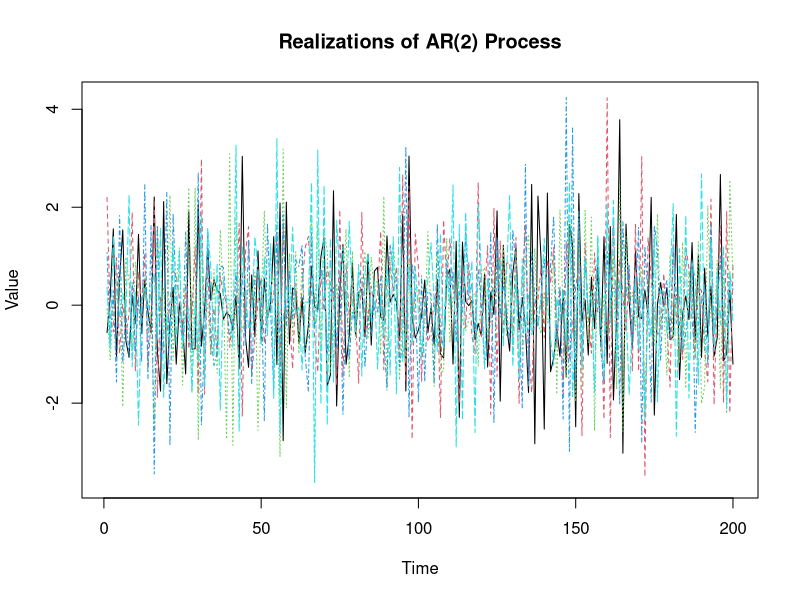
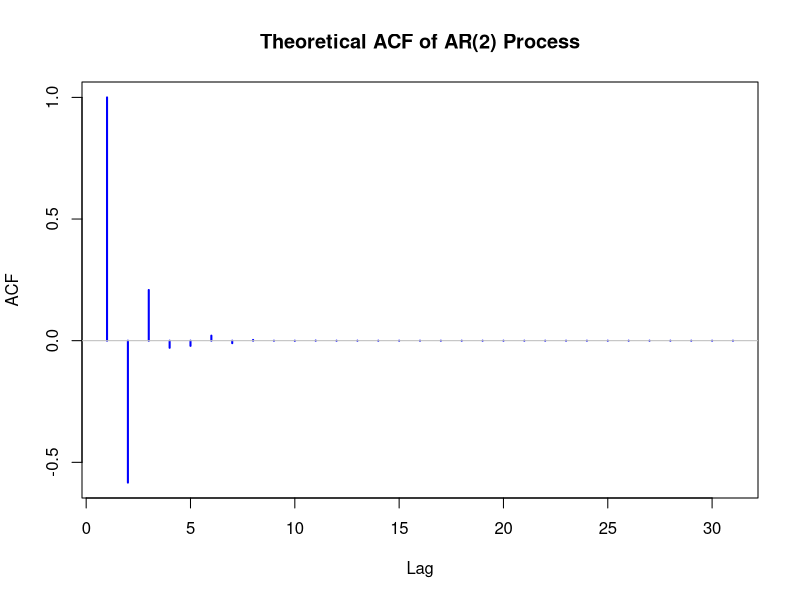
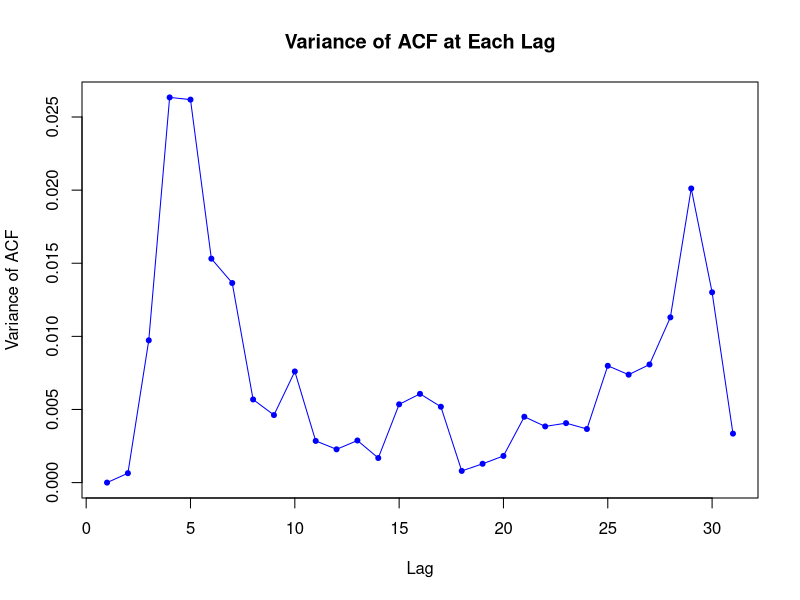
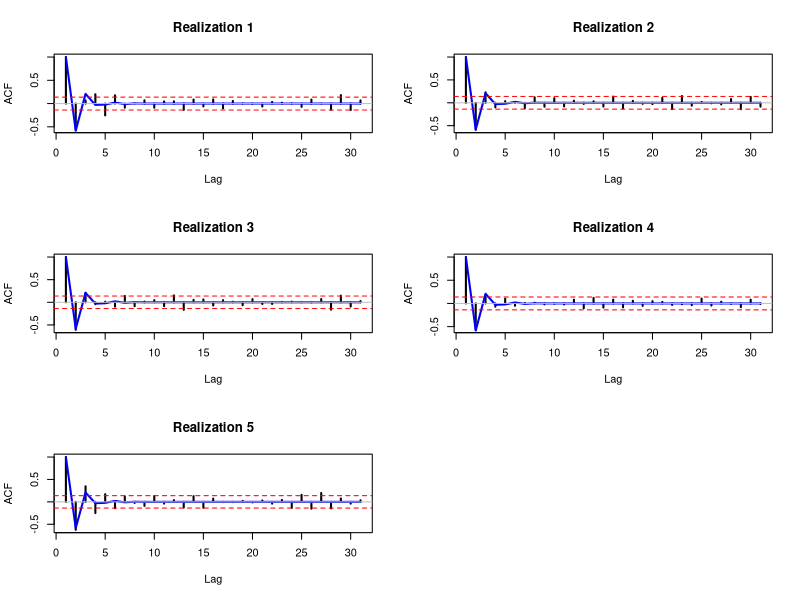
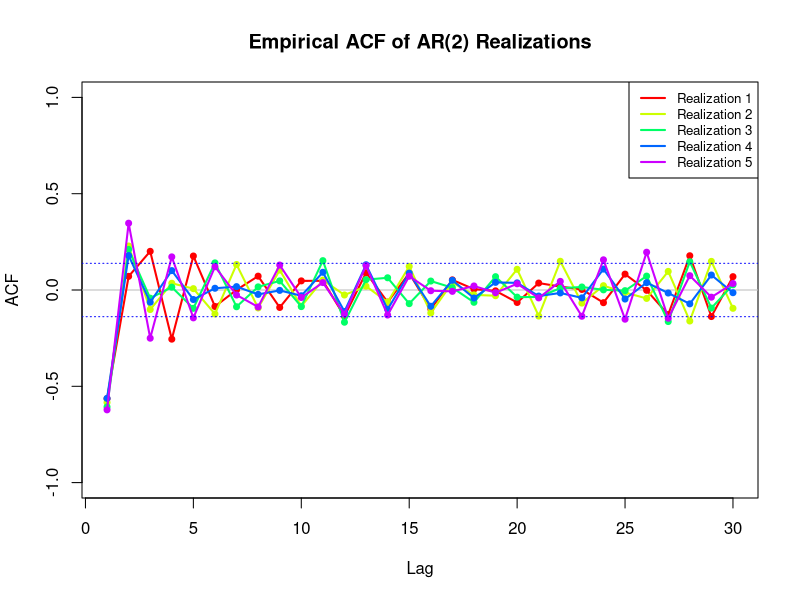
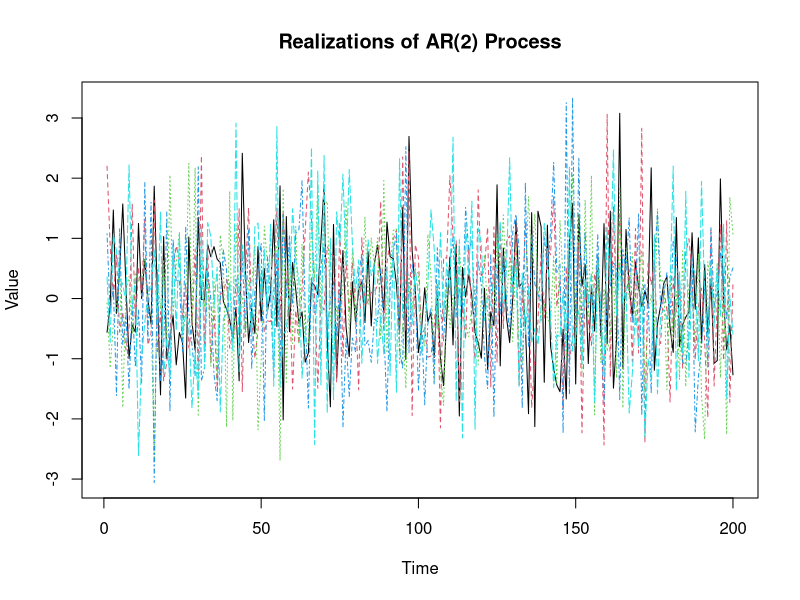
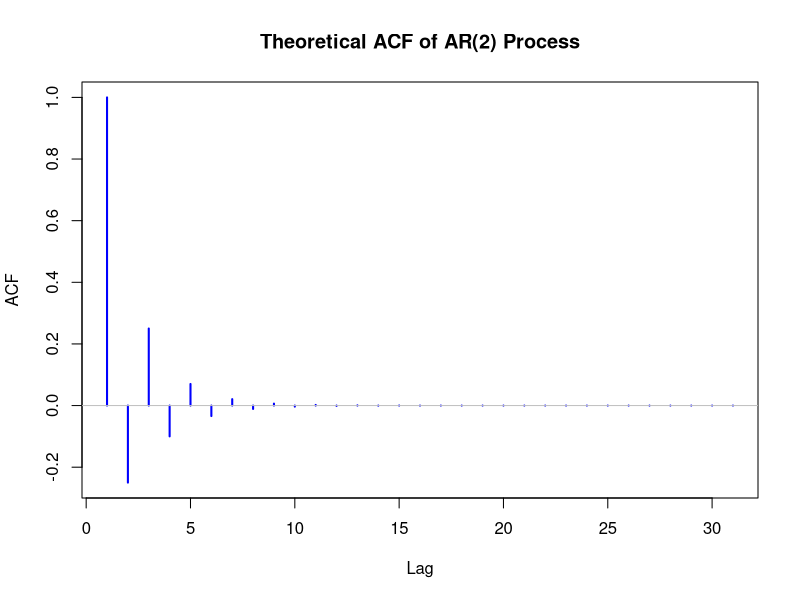
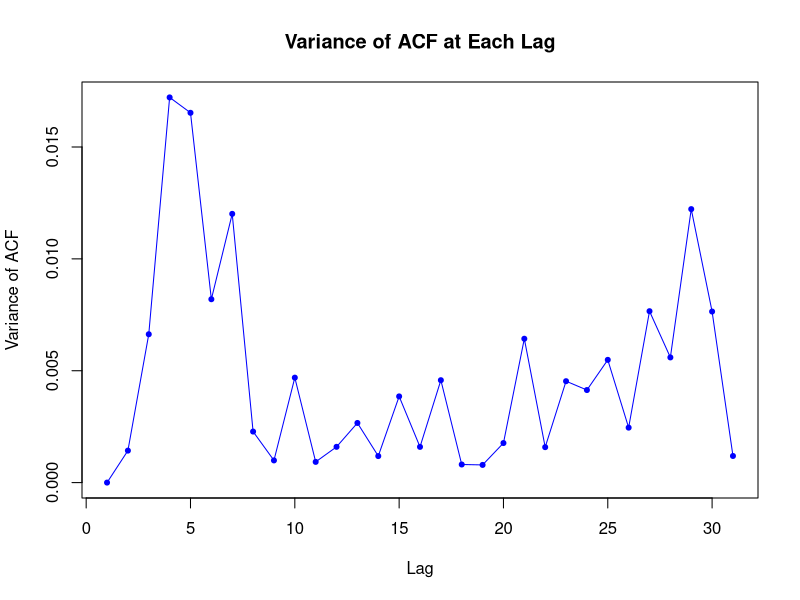

Here is the R script that generated these plots, in order:
# Function to check stationarity for a single set of phi1, phi2
check_stationarity <- function(phi1, phi2) {
  # Construct the polynomial (replace if you get a different polynomial)
  polynomial <- c(-0.7 , -0.2, 1) 

  # Solve for the roots
  roots <- polyroot(polynomial)

  # Print the roots
  print(paste0("Roots: ", roots))

  # Check if roots are within the unit circle
  all_within_unit_circle <- all(abs(roots) > 1)

  # Print the result
  if (all_within_unit_circle) {
    print("Stationary")
  } else {
    print("Not Stationary")
  }
}




































phi1 <- -0.7
phi2 <- -0.2

# Characteristic equation (using polynomial coefficients)
coeff <- c(1, phi1, phi2) # Note: the signs of phi1 and phi2 are inverted in the characteristic equation

# Solve for the roots of the polynomial
roots <- polyroot(coeff)

# Check if roots are inside the unit circle (stationarity condition)
stationary <- all(abs(roots) > 1)

# Print the results
print(roots)
print(paste0("Stationary: ", stationary))

# Set seed for reproducibility
set.seed(123)  # Feel free to change the seed number

# Number of realizations
n_realizations <- 5

# Number of observations
n <- 200

# Simulate the realizations
simulations <- matrix(0, nrow = n, ncol = n_realizations) 
for (i in 1:n_realizations) {
  # Temporary storage for a single realization
  x <- numeric(n)

  # Generate the first two values (adjust if you have specific starting values)
  x[1] <- rnorm(1) 
  x[2] <- phi1 * x[1] + rnorm(1) 

  # Generate the rest of the series
  for (t in 3:n) {
    x[t] <- phi1 * x[t - 1] + phi2 * x[t - 2] + rnorm(1)
  }

  simulations[, i] <- x
}

# Calculate variances of each realization
realization_variances <- apply(simulations, 2, var) 

# Print the variances
print(realization_variances)

# Plot the realizations
matplot(simulations, type = "l", col = 1:n_realizations, 
        main = "Realizations of AR(2) Process", xlab = "Time", ylab = "Value")


# Number of lags for ACF
nlag <- 30

# Function to calculate theoretical ACF (Yule-Walker implementation)
calculate_theoretical_acf <- function(phi1, phi2, nlag) {
  if (nlag < 0) {
    stop("nlag must be non-negative")
  }

  acf_values <- numeric(nlag + 1)

  acf_values[1] <- 1 
  if (nlag >= 1) {
    acf_values[2] <- phi1 / (1 - phi2) 
  }

  for (k in 3:(nlag + 1)) {
    acf_values[k] <- phi1 * acf_values[k - 1] + phi2 * acf_values[k - 2]
  }

  return(acf_values)
}

# Calculate theoretical ACF 
theoretical_acf <- calculate_theoretical_acf(phi1, phi2, nlag)


# Plot the theoretical ACF
plot(theoretical_acf, type = "h", lwd = 2, col = "blue",
     main = "Theoretical ACF of AR(2) Process", xlab = "Lag", ylab = "ACF")

# Add reference line at zero
abline(h = 0, col = "gray")


# Calculate theoretical ACF 
theoretical_acf <- calculate_theoretical_acf(phi1, phi2, nlag)

# Function to calculate empirical ACF
empirical_acf <- function(x, nlag) {
  acf(x, lag.max = nlag, type = "correlation", plot = FALSE)$acf 
}

# Calculate empirical ACFs for each realization
empirical_acfs <- apply(simulations, 2, empirical_acf, nlag = nlag)


# Calculate variances of the ACF at each lag
acf_variances <- apply(empirical_acfs, 1, var)  # Note: empirical_acfs might need to be transposed depending on its structure

# Print the variances of the ACF
print(acf_variances)

# Optionally, plot the variances of the ACF
plot(acf_variances, type = "o", pch = 20, col = "blue", xlab = "Lag", ylab = "Variance of ACF",
     main = "Variance of ACF at Each Lag")



# Determine layout for multiple plots
n_plots <- n_realizations  
plot_rows <- ceiling(sqrt(n_plots)) # Adjust if you want a different layout
plot_cols <- ceiling(n_plots / plot_rows) 

# Set up the plot with correct layout
par(mfrow = c(plot_rows, plot_cols)) 

# Confidence level for the ACF confidence intervals (95% confidence)
z <- 1.96
conf_int <- z / sqrt(n)

# Plot each ACF individually with confidence intervals
for (i in 1:n_realizations) {
  plot(empirical_acfs[, i], type = "h", lwd = 2, 
       main = paste0("Realization ", i), xlab = "Lag", ylab = "ACF")

  # Add theoretical ACF (with a different color)
  lines(theoretical_acf, col = "blue", lwd = 2)

  abline(h = 0, col = "gray") # Zero line for reference
  
  # Add confidence intervals
  abline(h = conf_int, col = "red", lty = 2) # Upper confidence interval
  abline(h = -conf_int, col = "red", lty = 2) # Lower confidence interval
}

# Reset to default single plotting area
par(mfrow = c(1, 1))


set.seed(123)

# Simulate the realizations
simulations <- matrix(0, nrow = n, ncol = n_realizations)
for (i in 1:n_realizations) {
  x <- numeric(n)
  x[1:2] <- rnorm(2)
  for (t in 3:n) {
    x[t] <- phi1 * x[t - 1] + phi2 * x[t - 2] + rnorm(1)
  }
  simulations[, i] <- x
}

plot(NULL, xlim=c(1, nlag), ylim=c(-1, 1), xlab="Lag", ylab="ACF",
     main="Empirical ACF of AR(2) Realizations")
abline(h=0, col="gray")
colors <- rainbow(n_realizations)

for (i in 1:n_realizations) {
  # Ensure that you get 30 lags exactly
  acf_values <- acf(simulations[, i], lag.max=nlag, plot = FALSE)$acf[1:(nlag+1)]
  lines(1:nlag, acf_values[-1], type="o", col=colors[i], pch=20, lwd=2)
}

# Add confidence interval lines
conf_int <- qnorm((1 + 0.95) / 2) / sqrt(n)
abline(h = c(-conf_int, conf_int), col = "blue", lty = "dotted")

# Add a legend to the top right
legend("topright", legend=paste("Realization", 1:n_realizations), 
       col=colors, lty=1, lwd=2, cex=0.8)






































## 1.7 i

phi1 <- -0.2
phi2 <- 0.2

# Characteristic equation (using polynomial coefficients)
coeff <- c(1, -phi1, -phi2) # Note: the signs of phi1 and phi2 are inverted in the characteristic equation

# Solve for the roots of the polynomial
roots <- polyroot(coeff)

# Check if roots are inside the unit circle (stationarity condition)
stationary <- all(abs(roots) > 1)

# Print the results
print(roots)
print(paste0("Stationary: ", stationary)) 

# Set seed for reproducibility
set.seed(123)  # Feel free to change the seed number

# Number of realizations
n_realizations <- 5

# Number of observations
n <- 200

# Simulate the realizations
simulations <- matrix(0, nrow = n, ncol = n_realizations) 
for (i in 1:n_realizations) {
  # Temporary storage for a single realization
  x <- numeric(n)

  # Generate the first two values (adjust if you have specific starting values)
  x[1] <- rnorm(1) 
  x[2] <- phi1 * x[1] + rnorm(1) 

  # Generate the rest of the series
  for (t in 3:n) {
    x[t] <- phi1 * x[t - 1] + phi2 * x[t - 2] + rnorm(1)
  }

  simulations[, i] <- x
}

# Calculate variances of each realization
realization_variances <- apply(simulations, 2, var) 

# Print the variances
print(realization_variances)

# Plot the realizations
matplot(simulations, type = "l", col = 1:n_realizations, 
        main = "Realizations of AR(2) Process", xlab = "Time", ylab = "Value")


# Number of lags for ACF
nlag <- 30

# Function to calculate theoretical ACF (Yule-Walker implementation)
calculate_theoretical_acf <- function(phi1, phi2, nlag) {
  if (nlag < 0) {
    stop("nlag must be non-negative")
  }

  acf_values <- numeric(nlag + 1)

  acf_values[1] <- 1 
  if (nlag >= 1) {
    acf_values[2] <- phi1 / (1 - phi2) 
  }

  for (k in 3:(nlag + 1)) {
    acf_values[k] <- phi1 * acf_values[k - 1] + phi2 * acf_values[k - 2]
  }

  return(acf_values)
}

# Calculate theoretical ACF 
theoretical_acf <- calculate_theoretical_acf(phi1, phi2, nlag)


# Plot the theoretical ACF
plot(theoretical_acf, type = "h", lwd = 2, col = "blue",
     main = "Theoretical ACF of AR(2) Process", xlab = "Lag", ylab = "ACF")

# Add reference line at zero
abline(h = 0, col = "gray")


# Calculate theoretical ACF 
theoretical_acf <- calculate_theoretical_acf(phi1, phi2, nlag)

# Function to calculate empirical ACF
empirical_acf <- function(x, nlag) {
  acf(x, lag.max = nlag, type = "correlation", plot = FALSE)$acf 
}

# Calculate empirical ACFs for each realization
empirical_acfs <- apply(simulations, 2, empirical_acf, nlag = nlag)


# Calculate variances of the ACF at each lag
acf_variances <- apply(empirical_acfs, 1, var)  # Note: empirical_acfs might need to be transposed depending on its structure

# Print the variances of the ACF
print(acf_variances)

# Optionally, plot the variances of the ACF
plot(acf_variances, type = "o", pch = 20, col = "blue", xlab = "Lag", ylab = "Variance of ACF",
     main = "Variance of ACF at Each Lag")



# Determine layout for multiple plots
n_plots <- n_realizations  
plot_rows <- ceiling(sqrt(n_plots)) # Adjust if you want a different layout
plot_cols <- ceiling(n_plots / plot_rows) 

# Set up the plot with correct layout
par(mfrow = c(plot_rows, plot_cols)) 

# Confidence level for the ACF confidence intervals (95% confidence)
z <- 1.96
conf_int <- z / sqrt(n)

# Plot each ACF individually with confidence intervals
for (i in 1:n_realizations) {
  plot(empirical_acfs[, i], type = "h", lwd = 2, 
       main = paste0("Realization ", i), xlab = "Lag", ylab = "ACF")

  # Add theoretical ACF (with a different color)
  lines(theoretical_acf, col = "blue", lwd = 2)

  abline(h = 0, col = "gray") # Zero line for reference
  
  # Add confidence intervals
  abline(h = conf_int, col = "red", lty = 2) # Upper confidence interval
  abline(h = -conf_int, col = "red", lty = 2) # Lower confidence interval
}

# Reset to default single plotting area
par(mfrow = c(1, 1))


set.seed(123)

# Simulate the realizations
simulations <- matrix(0, nrow = n, ncol = n_realizations)
for (i in 1:n_realizations) {
  x <- numeric(n)
  x[1:2] <- rnorm(2)
  for (t in 3:n) {
    x[t] <- phi1 * x[t - 1] + phi2 * x[t - 2] + rnorm(1)
  }
  simulations[, i] <- x
}

plot(NULL, xlim=c(1, nlag), ylim=c(-1, 1), xlab="Lag", ylab="ACF",
     main="Empirical ACF of AR(2) Realizations")
abline(h=0, col="gray")
colors <- rainbow(n_realizations)

for (i in 1:n_realizations) {
  # Ensure that you get 30 lags exactly
  acf_values <- acf(simulations[, i], lag.max=nlag, plot = FALSE)$acf[1:(nlag+1)]
  lines(1:nlag, acf_values[-1], type="o", col=colors[i], pch=20, lwd=2)
}

# Add confidence interval lines
conf_int <- qnorm((1 + 0.95) / 2) / sqrt(n)
abline(h = c(-conf_int, conf_int), col = "blue", lty = "dotted")

# Add a legend to the top right
legend("topright", legend=paste("Realization", 1:n_realizations), 
       col=colors, lty=1, lwd=2, cex=0.8)










## 1.7 ii

phi1 <- 0.7
phi2 <- 0.2

# Characteristic equation (using polynomial coefficients)
coeff <- c(1, -phi1, -phi2) # Note: the signs of phi1 and phi2 are inverted in the characteristic equation

# Solve for the roots of the polynomial
roots <- polyroot(coeff)

# Check if roots are inside the unit circle (stationarity condition)
stationary <- all(abs(roots) < 1)

# Print the results
print(roots)
print(paste0("Stationary: ", stationary))

# Set seed for reproducibility
set.seed(123)  # Feel free to change the seed number

# Number of realizations
n_realizations <- 5

# Number of observations
n <- 200

# Simulate the realizations
simulations <- matrix(0, nrow = n, ncol = n_realizations) 
for (i in 1:n_realizations) {
  # Temporary storage for a single realization
  x <- numeric(n)

  # Generate the first two values (adjust if you have specific starting values)
  x[1] <- rnorm(1) 
  x[2] <- phi1 * x[1] + rnorm(1) 

  # Generate the rest of the series
  for (t in 3:n) {
    x[t] <- phi1 * x[t - 1] + phi2 * x[t - 2] + rnorm(1)
  }

  simulations[, i] <- x
}

# Calculate variances of each realization
realization_variances <- apply(simulations, 2, var) 

# Print the variances
print(realization_variances)

# Plot the realizations
matplot(simulations, type = "l", col = 1:n_realizations, 
        main = "Realizations of AR(2) Process", xlab = "Time", ylab = "Value")


# Number of lags for ACF
nlag <- 30

# Function to calculate theoretical ACF (Yule-Walker implementation)
calculate_theoretical_acf <- function(phi1, phi2, nlag) {
  if (nlag < 0) {
    stop("nlag must be non-negative")
  }

  acf_values <- numeric(nlag + 1)

  acf_values[1] <- 1 
  if (nlag >= 1) {
    acf_values[2] <- phi1 / (1 - phi2) 
  }

  for (k in 3:(nlag + 1)) {
    acf_values[k] <- phi1 * acf_values[k - 1] + phi2 * acf_values[k - 2]
  }

  return(acf_values)
}

# Calculate theoretical ACF 
theoretical_acf <- calculate_theoretical_acf(phi1, phi2, nlag)


# Plot the theoretical ACF
plot(theoretical_acf, type = "h", lwd = 2, col = "blue",
     main = "Theoretical ACF of AR(2) Process", xlab = "Lag", ylab = "ACF")

# Add reference line at zero
abline(h = 0, col = "gray")


# Calculate theoretical ACF 
theoretical_acf <- calculate_theoretical_acf(phi1, phi2, nlag)

# Function to calculate empirical ACF
empirical_acf <- function(x, nlag) {
  acf(x, lag.max = nlag, type = "correlation", plot = FALSE)$acf 
}

# Calculate empirical ACFs for each realization
empirical_acfs <- apply(simulations, 2, empirical_acf, nlag = nlag)


# Calculate variances of the ACF at each lag
acf_variances <- apply(empirical_acfs, 1, var)  # Note: empirical_acfs might need to be transposed depending on its structure

# Print the variances of the ACF
print(acf_variances)

# Optionally, plot the variances of the ACF
plot(acf_variances, type = "o", pch = 20, col = "blue", xlab = "Lag", ylab = "Variance of ACF",
     main = "Variance of ACF at Each Lag")



# Determine layout for multiple plots
n_plots <- n_realizations  
plot_rows <- ceiling(sqrt(n_plots)) # Adjust if you want a different layout
plot_cols <- ceiling(n_plots / plot_rows) 

# Set up the plot with correct layout
par(mfrow = c(plot_rows, plot_cols)) 

# Confidence level for the ACF confidence intervals (95% confidence)
z <- 1.96
conf_int <- z / sqrt(n)

# Plot each ACF individually with confidence intervals
for (i in 1:n_realizations) {
  plot(empirical_acfs[, i], type = "h", lwd = 2, 
       main = paste0("Realization ", i), xlab = "Lag", ylab = "ACF")

  # Add theoretical ACF (with a different color)
  lines(theoretical_acf, col = "blue", lwd = 2)

  abline(h = 0, col = "gray") # Zero line for reference
  
  # Add confidence intervals
  abline(h = conf_int, col = "red", lty = 2) # Upper confidence interval
  abline(h = -conf_int, col = "red", lty = 2) # Lower confidence interval
}

# Reset to default single plotting area
par(mfrow = c(1, 1))


set.seed(123)

# Simulate the realizations
simulations <- matrix(0, nrow = n, ncol = n_realizations)
for (i in 1:n_realizations) {
  x <- numeric(n)
  x[1:2] <- rnorm(2)
  for (t in 3:n) {
    x[t] <- phi1 * x[t - 1] + phi2 * x[t - 2] + rnorm(1)
  }
  simulations[, i] <- x
}

plot(NULL, xlim=c(1, nlag), ylim=c(-1, 1), xlab="Lag", ylab="ACF",
     main="Empirical ACF of AR(2) Realizations")
abline(h=0, col="gray")
colors <- rainbow(n_realizations)

for (i in 1:n_realizations) {
  # Ensure that you get 30 lags exactly
  acf_values <- acf(simulations[, i], lag.max=nlag, plot = FALSE)$acf[1:(nlag+1)]
  lines(1:nlag, acf_values[-1], type="o", col=colors[i], pch=20, lwd=2)
}

# Add confidence interval lines
conf_int <- qnorm((1 + 0.95) / 2) / sqrt(n)
abline(h = c(-conf_int, conf_int), col = "blue", lty = "dotted")

# Add a legend to the top right
legend("topright", legend=paste("Realization", 1:n_realizations), 
       col=colors, lty=1, lwd=2, cex=0.8)











## 1.7 iii

phi1 <- -0.8
phi2 <- 0.2

# Characteristic equation (using polynomial coefficients)
coeff <- c(1, -phi1, -phi2) # Note: the signs of phi1 and phi2 are inverted in the characteristic equation

# Solve for the roots of the polynomial
roots <- polyroot(coeff)

# Check if roots are inside the unit circle (stationarity condition)
stationary <- all(abs(roots) > 1)

# Print the results
print(roots)
print(paste0("Stationary: ", stationary))

# Set seed for reproducibility
set.seed(123)  # Feel free to change the seed number

# Number of realizations
n_realizations <- 5

# Number of observations
n <- 200

# Simulate the realizations
simulations <- matrix(0, nrow = n, ncol = n_realizations) 
for (i in 1:n_realizations) {
  # Temporary storage for a single realization
  x <- numeric(n)

  # Generate the first two values (adjust if you have specific starting values)
  x[1] <- rnorm(1) 
  x[2] <- phi1 * x[1] + rnorm(1) 

  # Generate the rest of the series
  for (t in 3:n) {
    x[t] <- phi1 * x[t - 1] + phi2 * x[t - 2] + rnorm(1)
  }

  simulations[, i] <- x
}

# Calculate variances of each realization
realization_variances <- apply(simulations, 2, var) 

# Print the variances
print(realization_variances)

# Plot the realizations
matplot(simulations, type = "l", col = 1:n_realizations, 
        main = "Realizations of AR(2) Process", xlab = "Time", ylab = "Value")


# Number of lags for ACF
nlag <- 30

# Function to calculate theoretical ACF (Yule-Walker implementation)
calculate_theoretical_acf <- function(phi1, phi2, nlag) {
  if (nlag < 0) {
    stop("nlag must be non-negative")
  }

  acf_values <- numeric(nlag + 1)

  acf_values[1] <- 1 
  if (nlag >= 1) {
    acf_values[2] <- phi1 / (1 - phi2) 
  }

  for (k in 3:(nlag + 1)) {
    acf_values[k] <- phi1 * acf_values[k - 1] + phi2 * acf_values[k - 2]
  }

  return(acf_values)
}

# Calculate theoretical ACF 
theoretical_acf <- calculate_theoretical_acf(phi1, phi2, nlag)


# Plot the theoretical ACF
plot(theoretical_acf, type = "h", lwd = 2, col = "blue",
     main = "Theoretical ACF of AR(2) Process", xlab = "Lag", ylab = "ACF")

# Add reference line at zero
abline(h = 0, col = "gray")


# Calculate theoretical ACF 
theoretical_acf <- calculate_theoretical_acf(phi1, phi2, nlag)

# Function to calculate empirical ACF
empirical_acf <- function(x, nlag) {
  acf(x, lag.max = nlag, type = "correlation", plot = FALSE)$acf 
}

# Calculate empirical ACFs for each realization
empirical_acfs <- apply(simulations, 2, empirical_acf, nlag = nlag)


# Calculate variances of the ACF at each lag
acf_variances <- apply(empirical_acfs, 1, var)  # Note: empirical_acfs might need to be transposed depending on its structure

# Print the variances of the ACF
print(acf_variances)

# Optionally, plot the variances of the ACF
plot(acf_variances, type = "o", pch = 20, col = "blue", xlab = "Lag", ylab = "Variance of ACF",
     main = "Variance of ACF at Each Lag")



# Determine layout for multiple plots
n_plots <- n_realizations  
plot_rows <- ceiling(sqrt(n_plots)) # Adjust if you want a different layout
plot_cols <- ceiling(n_plots / plot_rows) 

# Set up the plot with correct layout
par(mfrow = c(plot_rows, plot_cols)) 

# Confidence level for the ACF confidence intervals (95% confidence)
z <- 1.96
conf_int <- z / sqrt(n)

# Plot each ACF individually with confidence intervals
for (i in 1:n_realizations) {
  plot(empirical_acfs[, i], type = "h", lwd = 2, 
       main = paste0("Realization ", i), xlab = "Lag", ylab = "ACF")

  # Add theoretical ACF (with a different color)
  lines(theoretical_acf, col = "blue", lwd = 2)

  abline(h = 0, col = "gray") # Zero line for reference
  
  # Add confidence intervals
  abline(h = conf_int, col = "red", lty = 2) # Upper confidence interval
  abline(h = -conf_int, col = "red", lty = 2) # Lower confidence interval
}

# Reset to default single plotting area
par(mfrow = c(1, 1))


set.seed(123)

# Simulate the realizations
simulations <- matrix(0, nrow = n, ncol = n_realizations)
for (i in 1:n_realizations) {
  x <- numeric(n)
  x[1:2] <- rnorm(2)
  for (t in 3:n) {
    x[t] <- phi1 * x[t - 1] + phi2 * x[t - 2] + rnorm(1)
  }
  simulations[, i] <- x
}

plot(NULL, xlim=c(1, nlag), ylim=c(-1, 1), xlab="Lag", ylab="ACF",
     main="Empirical ACF of AR(2) Realizations")
abline(h=0, col="gray")
colors <- rainbow(n_realizations)

for (i in 1:n_realizations) {
  # Ensure that you get 30 lags exactly
  acf_values <- acf(simulations[, i], lag.max=nlag, plot = FALSE)$acf[1:(nlag+1)]
  lines(1:nlag, acf_values[-1], type="o", col=colors[i], pch=20, lwd=2)
}

# Add confidence interval lines
conf_int <- qnorm((1 + 0.95) / 2) / sqrt(n)
abline(h = c(-conf_int, conf_int), col = "blue", lty = "dotted")

# Add a legend to the top right
legend("topright", legend=paste("Realization", 1:n_realizations), 
       col=colors, lty=1, lwd=2, cex=0.8)





## 1.7 iv

phi1 <- 0.85
phi2 <- 0.2

# Characteristic equation (using polynomial coefficients)
coeff <- c(1, -phi1, -phi2) # Note: the signs of phi1 and phi2 are inverted in the characteristic equation

# Solve for the roots of the polynomial
roots <- polyroot(coeff)

# Check if roots are inside the unit circle (stationarity condition)
stationary <- all(abs(roots) > 1)

# Print the results
print(roots)
print(paste0("Stationary: ", stationary))

# Set seed for reproducibility
set.seed(123)  # Feel free to change the seed number

# Number of realizations
n_realizations <- 5

# Number of observations
n <- 200

# Simulate the realizations
simulations <- matrix(0, nrow = n, ncol = n_realizations) 
for (i in 1:n_realizations) {
  # Temporary storage for a single realization
  x <- numeric(n)

  # Generate the first two values (adjust if you have specific starting values)
  x[1] <- rnorm(1) 
  x[2] <- phi1 * x[1] + rnorm(1) 

  # Generate the rest of the series
  for (t in 3:n) {
    x[t] <- phi1 * x[t - 1] + phi2 * x[t - 2] + rnorm(1)
  }

  simulations[, i] <- x
}

# Calculate variances of each realization
realization_variances <- apply(simulations, 2, var) 

# Print the variances
print(realization_variances)

# Plot the realizations
matplot(simulations, type = "l", col = 1:n_realizations, 
        main = "Realizations of AR(2) Process", xlab = "Time", ylab = "Value")


# Number of lags for ACF
nlag <- 30

# Function to calculate theoretical ACF (Yule-Walker implementation)
calculate_theoretical_acf <- function(phi1, phi2, nlag) {
  if (nlag < 0) {
    stop("nlag must be non-negative")
  }

  acf_values <- numeric(nlag + 1)

  acf_values[1] <- 1 
  if (nlag >= 1) {
    acf_values[2] <- phi1 / (1 - phi2) 
  }

  for (k in 3:(nlag + 1)) {
    acf_values[k] <- phi1 * acf_values[k - 1] + phi2 * acf_values[k - 2]
  }

  return(acf_values)
}

# Calculate theoretical ACF 
theoretical_acf <- calculate_theoretical_acf(phi1, phi2, nlag)


# Plot the theoretical ACF
plot(theoretical_acf, type = "h", lwd = 2, col = "blue",
     main = "Theoretical ACF of AR(2) Process", xlab = "Lag", ylab = "ACF")

# Add reference line at zero
abline(h = 0, col = "gray")


# Calculate theoretical ACF 
theoretical_acf <- calculate_theoretical_acf(phi1, phi2, nlag)

# Function to calculate empirical ACF
empirical_acf <- function(x, nlag) {
  acf(x, lag.max = nlag, type = "correlation", plot = FALSE)$acf 
}

# Calculate empirical ACFs for each realization
empirical_acfs <- apply(simulations, 2, empirical_acf, nlag = nlag)


# Calculate variances of the ACF at each lag
acf_variances <- apply(empirical_acfs, 1, var)  # Note: empirical_acfs might need to be transposed depending on its structure

# Print the variances of the ACF
print(acf_variances)

# Optionally, plot the variances of the ACF
plot(acf_variances, type = "o", pch = 20, col = "blue", xlab = "Lag", ylab = "Variance of ACF",
     main = "Variance of ACF at Each Lag")



# Determine layout for multiple plots
n_plots <- n_realizations  
plot_rows <- ceiling(sqrt(n_plots)) # Adjust if you want a different layout
plot_cols <- ceiling(n_plots / plot_rows) 

# Set up the plot with correct layout
par(mfrow = c(plot_rows, plot_cols)) 

# Confidence level for the ACF confidence intervals (95% confidence)
z <- 1.96
conf_int <- z / sqrt(n)

# Plot each ACF individually with confidence intervals
for (i in 1:n_realizations) {
  plot(empirical_acfs[, i], type = "h", lwd = 2, 
       main = paste0("Realization ", i), xlab = "Lag", ylab = "ACF")

  # Add theoretical ACF (with a different color)
  lines(theoretical_acf, col = "blue", lwd = 2)

  abline(h = 0, col = "gray") # Zero line for reference
  
  # Add confidence intervals
  abline(h = conf_int, col = "red", lty = 2) # Upper confidence interval
  abline(h = -conf_int, col = "red", lty = 2) # Lower confidence interval
}

# Reset to default single plotting area
par(mfrow = c(1, 1))


set.seed(123)

# Simulate the realizations
simulations <- matrix(0, nrow = n, ncol = n_realizations)
for (i in 1:n_realizations) {
  x <- numeric(n)
  x[1:2] <- rnorm(2)
  for (t in 3:n) {
    x[t] <- phi1 * x[t - 1] + phi2 * x[t - 2] + rnorm(1)
  }
  simulations[, i] <- x
}

plot(NULL, xlim=c(1, nlag), ylim=c(-1, 1), xlab="Lag", ylab="ACF",
     main="Empirical ACF of AR(2) Realizations")
abline(h=0, col="gray")
colors <- rainbow(n_realizations)

for (i in 1:n_realizations) {
  # Ensure that you get 30 lags exactly
  acf_values <- acf(simulations[, i], lag.max=nlag, plot = FALSE)$acf[1:(nlag+1)]
  lines(1:nlag, acf_values[-1], type="o", col=colors[i], pch=20, lwd=2)
}

# Add confidence interval lines
conf_int <- qnorm((1 + 0.95) / 2) / sqrt(n)
abline(h = c(-conf_int, conf_int), col = "blue", lty = "dotted")

# Add a legend to the top right
legend("topright", legend=paste("Realization", 1:n_realizations), 
       col=colors, lty=1, lwd=2, cex=0.8)
